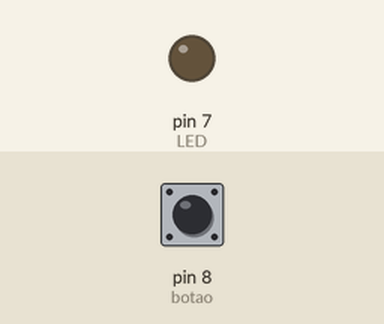
Bench run of a sketch on a simulated Arduino Uno, built with avr-gcc and run on an emulated ATmega328P. On the bench: output pins drawn as LEDs (lit = HIGH). Dashed ring = blinking. Inputs (shaded band) come from the test bench; at power-on: pin 8 (botao) LOW.

Above: at 1.2 s.
1.3 s: pin 8 (botao) pulled HIGH for 1 s
At 2.7 s:
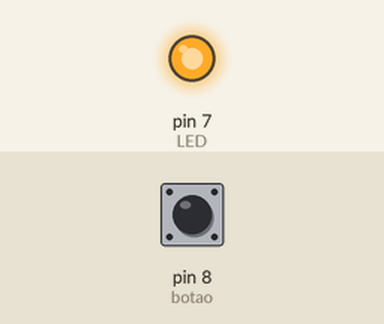
3.8 s: pin 8 (botao) pulled HIGH for 0.15 s
At 5.0 s:
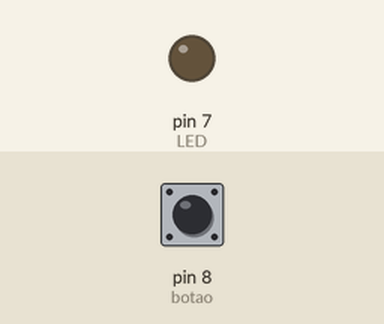
5.4 s: pin 8 (botao) pulled HIGH for 3.2 s
At 5.5 s:
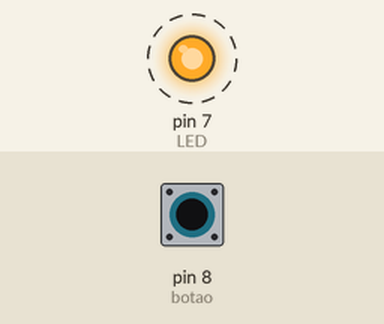
Timing chart, 0 to 9.9 s (numbered marks = the images above; inputs shaded):
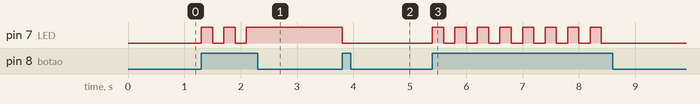

The sketch:

botao_interruptor.ino
```cpp
int botao = 8, LED = 7;
bool ligado = true;

void setup() {
  pinMode(botao, INPUT);
  pinMode (LED, OUTPUT);
}

void loop() {
  int estado = digitalRead(botao);
  if(estado == HIGH){
      if (ligado == true){
        digitalWrite(LED,HIGH);
        ligado = false;
        delay(200);
      } else {
        digitalWrite(LED,LOW);
        ligado = true;
        delay(200);
      }
  }
}
```

Measured:
- after the input at 1.3 s, pin 7 (LED): alternates HIGH for 0.20 s and LOW for 0.20 s, 5 changes in all, then stays HIGH, starting at once
- after the input at 3.8 s, pin 7 (LED): HIGH → LOW at once
- after the input at 5.4 s, pin 7 (LED): alternates HIGH for 0.20 s and LOW for 0.20 s, 16 changes in all, then stays LOW, starting at once
